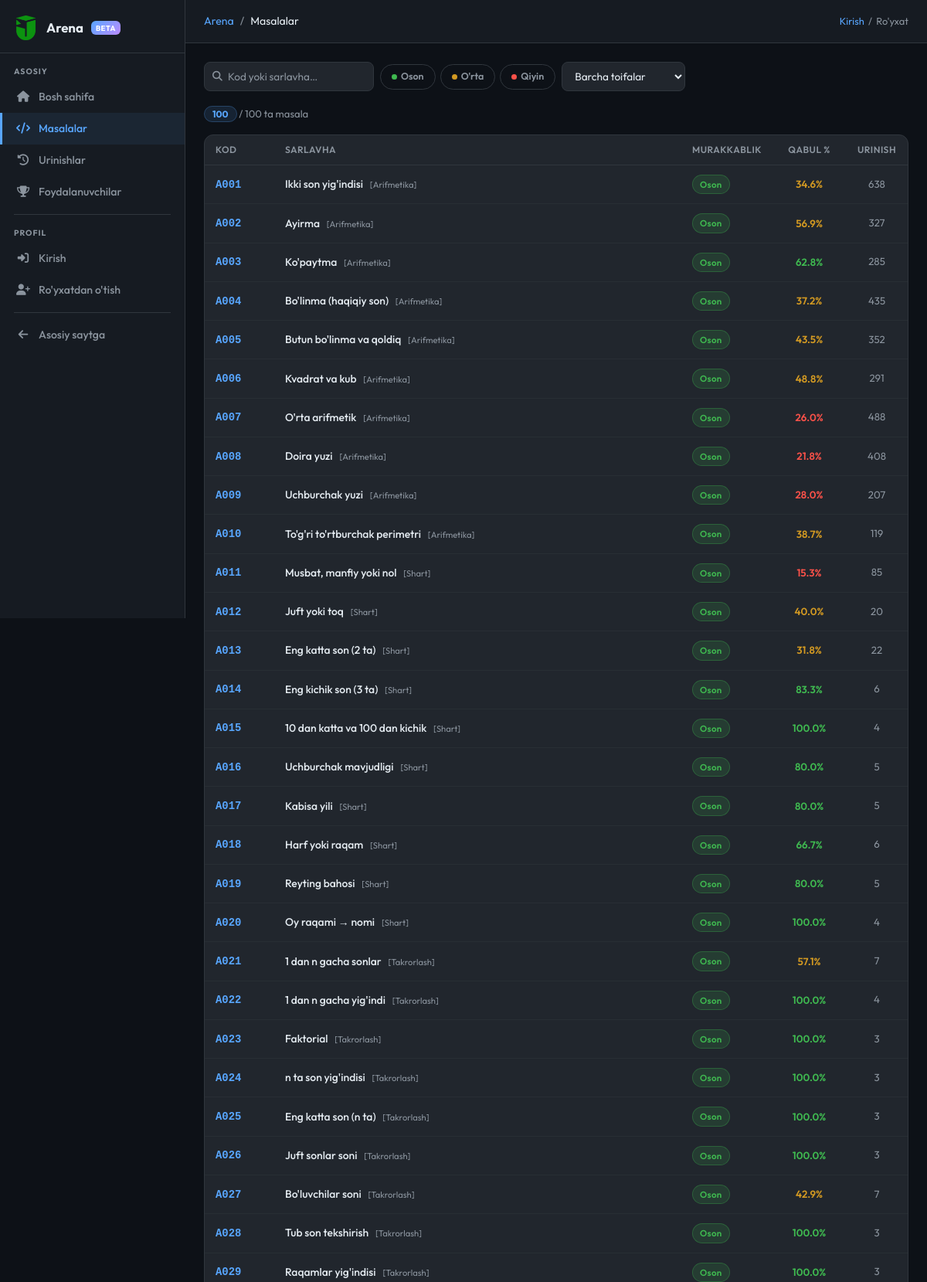
Screenshot of /arena/problems (upper part) with the database file from the repository.
### models.py (models this page shows)
class ArenaProblem(db.Model):
    __tablename__ = 'arena_problems'
    id = db.Column(db.Integer, primary_key=True)
    code = db.Column(db.String(10), unique=True, nullable=False)  # A001, M005
    title = db.Column(db.String(200), nullable=False)
    description = db.Column(db.Text, nullable=False)
    input_format = db.Column(db.Text, default='')
    output_format = db.Column(db.Text, default='')
    constraints = db.Column(db.Text, default='')
    examples = db.Column(db.Text, default='[]')  # JSON: [{input, output, explanation}]
    hidden_tests = db.Column(db.Text, default='[]')  # JSON: [{input, output}] — foydalanuvchiga ko'rsatilmaydi
    difficulty = db.Column(db.String(10), default='easy')   # easy / medium / hard
    category = db.Column(db.String(50), default='general')
    correct_answer = db.Column(db.Text, default='')          # for auto-grading
    time_limit = db.Column(db.Float, default=1.0)            # seconds (display)
    memory_limit = db.Column(db.Integer, default=256)        # MB (display)
    is_active = db.Column(db.Boolean, default=True)
    created_at = db.Column(db.DateTime, default=tashkent_now)
    accepted_count = db.Column(db.Integer, default=0)
    submission_count = db.Column(db.Integer, default=0)
    submissions = db.relationship('ArenaSubmission', backref='problem', lazy='dynamic')
    __table_args__ = (
        db.Index('ix_arena_problem_difficulty', 'difficulty'),
        db.Index('ix_arena_problem_category', 'category'),
        db.Index('ix_arena_problem_active', 'is_active'),
    )

### routes/arena.py (the view)
@arena_bp.route('/problems')
def problems():
    diff     = request.args.get('diff', '')
    cat      = request.args.get('cat', '')
    status_f = request.args.get('status', '')   # solved / unsolved / ''
    search   = request.args.get('q', '').strip()
    q = ArenaProblem.query.filter_by(is_active=True)
    if diff in ('easy', 'medium', 'hard'):
        q = q.filter_by(difficulty=diff)
    if cat:
        q = q.filter_by(category=cat)
    if search:
        q = q.filter(ArenaProblem.title.ilike(f'%{search}%') |
                     ArenaProblem.code.ilike(f'%{search}%'))
    q = q.order_by(ArenaProblem.code)
    all_problems = q.all()
    uid = session.get('arena_user_id')
    solved_ids   = _accepted_set(uid) if uid else set()
    attempted_ids = (_attempted_set(uid) - solved_ids) if uid else set()
    if status_f == 'solved':
        all_problems = [p for p in all_problems if p.id in solved_ids]
    elif status_f == 'unsolved':
        all_problems = [p for p in all_problems if p.id not in solved_ids]
    cats = (db.session.query(ArenaProblem.category)
            .filter_by(is_active=True)
            .distinct()
            .order_by(ArenaProblem.category).all())
    categories = [c[0] for c in cats if c[0]]
    return render_template('arena/problems.html',
                           problems=all_problems,
                           solved_ids=solved_ids,
                           attempted_ids=attempted_ids,
                           categories=categories,
                           current_diff=diff,
                           current_cat=cat,
                           current_status=status_f,
                           search=search)

### routes/arena.py (called while the page is built)
def _current_user():
    uid = session.get('arena_user_id')
    if not uid:
        return None
    return ArenaUser.query.get(uid)

def _is_arena_admin():
    u = _current_user()
    return u is not None and u.username.lower() == ARENA_ADMIN_USERNAME

@arena_bp.context_processor
def _inject():
    u = _current_user()
    if u:
        u.last_seen = tashkent_now()
        try:
            db.session.commit()
        except Exception:
            db.session.rollback()
    return dict(arena_user=u, is_arena_admin=_is_arena_admin())

### templates/arena/problems.html (shortened to what this page needs)
{% extends "arena/base.html" %}
{% block breadcrumb %}<li class="breadcrumb-item active">Masalalar</li>{% endblock %}
{% block content %}
<div class="filter-bar">
  <div class="search-wrap">
    <input class="ar-filter-input" id="fSearch" type="text"
           placeholder="Kod yoki sarlavha…" style="width:220px;"
           value="{{ search }}" autocomplete="off">
  </div>
  <div class="diff-pills">
    <button class="diff-pill" data-diff="easy"
            data-active="{{ '1' if current_diff=='easy' else '0' }}">
      <span style="width:7px;height:7px;border-radius:50%;background:var(--ar-green);display:inline-block;"></span>
      Oson
    </button>
    <button class="diff-pill" data-diff="medium"
            data-active="{{ '1' if current_diff=='medium' else '0' }}">
      <span style="width:7px;height:7px;border-radius:50%;background:var(--ar-yellow);display:inline-block;"></span>
      O'rta
    </button>
    <button class="diff-pill" data-diff="hard"
            data-active="{{ '1' if current_diff=='hard' else '0' }}">
      <span style="width:7px;height:7px;border-radius:50%;background:var(--ar-red);display:inline-block;"></span>
      Qiyin
    </button>
  </div>
  {% if categories %}
  <select class="ar-filter-input" id="fCat" style="width:160px;">
    <option value="">Barcha toifalar</option>
  </select>
  {% endif %}
</div>
<div class="d-flex align-items-center gap-3 mb-3" style="font-size:.82rem; color:var(--ar-muted);">
  <span>
    <span id="visibleCount" class="count-badge">{{ problems|length }}</span>
    / {{ problems|length }} ta masala
  </span>
</div>
<div class="ar-card">
  <table class="ar-table" id="problemTable">
    <thead><tr>
      <th style="width:90px">Kod</th>
      <th>Sarlavha</th>
      <th style="width:115px">Murakkablik</th>
      <th style="width:95px; text-align:center">Qabul %</th>
      <th style="width:80px; text-align:center">Urinish</th>
    </tr></thead>
    <tbody id="problemBody">
    {% for p in problems %}
    <tr data-diff="{{ p.difficulty }}"
        data-cat="{{ p.category|lower }}"
        data-code="{{ p.code|lower }}"
        data-title="{{ p.title|lower }}"
        data-solved="{% if p.id in solved_ids %}solved{% elif p.id in attempted_ids %}attempted{% else %}none{% endif %}">
      <td>
        <a href="{{ url_for('arena.problem_detail', pid=p.id) }}"
           class="code-link"
           style="font-family:'Courier New',monospace; font-weight:700;
                  color:{% if p.id in solved_ids %}var(--ar-green){% elif p.id in attempted_ids %}var(--ar-red){% else %}var(--ar-primary){% endif %};
                  text-decoration:none;">
          {{ p.code }}
        </a>
      </td>
      <td>
        <a href="{{ url_for('arena.problem_detail', pid=p.id) }}"
           class="title-link"
           style="color:var(--ar-text); text-decoration:none; font-weight:500;">
          {{ p.title }}
        </a>
        {% if p.category %}
        <span class="cat-tag" style="font-size:.7rem; color:var(--ar-muted); margin-left:6px;">[{{ p.category }}]</span>
        {% endif %}
      </td>
      <td>
        <span class="ar-badge badge-{{ p.difficulty }}">
          {% if p.difficulty == 'easy' %}Oson{% elif p.difficulty == 'medium' %}O'rta{% else %}Qiyin{% endif %}
        </span>
      </td>
      <td style="text-align:center;">
        {% if p.submission_count %}
          {% set pct = (p.accepted_count / p.submission_count * 100)|round(1) %}
          <span style="color:{% if pct >= 60 %}var(--ar-green){% elif pct >= 30 %}var(--ar-yellow){% else %}var(--ar-red){% endif %}; font-weight:600; font-size:.83rem;">{{ pct }}%</span>
        {% else %}
          <span style="color:var(--ar-muted); font-size:.8rem;">—</span>
        {% endif %}
      </td>
      <td style="text-align:center; color:var(--ar-muted); font-size:.83rem;">{{ p.submission_count }}</td>
    </tr>
    {% endfor %}
    </tbody>
  </table>
</div>
{% endblock %}

### templates/arena/base.html (style rules this page uses)
:root { --ar-bg: #0d1117; --ar-surface: #161b22; --ar-card: #21262d; --ar-border: #30363d; --ar-text: #e6edf3; --ar-muted: #8b949e; --ar-primary: #58a6ff; --ar-green: #3fb950; --ar-red: #f85149; --ar-yellow: #d29922; --ar-purple: #bc8cff; --ar-orange: #ffa657; --sidebar-w: 240px; }
* { box-sizing: border-box; }
body { font-family: 'Outfit', sans-serif; background: var(--ar-bg); color: var(--ar-text); min-height: 100vh; margin: 0; }
.ar-topbar .breadcrumb-item + .breadcrumb-item::before { color: var(--ar-muted); }
.ar-card { background: var(--ar-card); border: 1px solid var(--ar-border); border-radius: 12px; overflow: hidden; }
.badge-easy { background: rgba(63,185,80,.15); color: var(--ar-green); border: 1px solid rgba(63,185,80,.3); }
.ar-badge { display: inline-flex; align-items: center; padding: 3px 9px; border-radius: 20px; font-size: 0.72rem; font-weight: 600; letter-spacing: 0.3px; }
.ar-table { width: 100%; border-collapse: collapse; font-size: 0.87rem; }
.ar-table th { padding: 10px 14px; color: var(--ar-muted); font-weight: 600; font-size: 0.75rem; text-transform: uppercase; letter-spacing: 0.5px; border-bottom: 1px solid var(--ar-border); white-space: nowrap; }
.ar-table td { padding: 12px 14px; border-bottom: 1px solid rgba(48,54,61,.5); vertical-align: middle; }

### templates/arena/problems.html (style rules this page uses)
.filter-bar { display:flex; flex-wrap:wrap; gap:8px; margin-bottom:20px; align-items:center; }
.ar-filter-input { background: var(--ar-card); border: 1px solid var(--ar-border); border-radius: 8px; color: var(--ar-text); padding: 8px 12px; font-family: 'Outfit', sans-serif; font-size: .85rem; outline: none; transition: border-color .15s; cursor: pointer; }
.ar-filter-input::placeholder { color: var(--ar-muted); }
.ar-filter-input option { background: var(--ar-card); color: var(--ar-text); }
.diff-pills { display:flex; gap:6px; }
.diff-pill { display: inline-flex; align-items: center; gap: 5px; padding: 6px 14px; border-radius: 20px; font-size: .78rem; font-weight: 600; border: 1px solid var(--ar-border); background: transparent; color: var(--ar-muted); cursor: pointer; transition: all .15s; user-select: none; }
.search-wrap { position: relative; }
.search-wrap input { padding-left: 30px !important; }
.count-badge { background: rgba(88,166,255,.12); border: 1px solid rgba(88,166,255,.25); color: var(--ar-primary); border-radius: 20px; padding: 2px 10px; font-size: .75rem; font-weight: 700; }

### rows the page displays
ArenaProblem: code "A001", title "Ikki son yig'indisi", category "Arifmetika", difficulty "Oson", pct "34.6", submission_count "638"
ArenaProblem: code "A002", title "Ayirma", category "Arifmetika", difficulty "Oson", pct "56.9", submission_count "327"
ArenaProblem: code "A003", title "Ko'paytma", category "Arifmetika", difficulty "Oson", pct "62.8", submission_count "285"
ArenaProblem: code "A004", title "Bo'linma (haqiqiy son)", category "Arifmetika", difficulty "Oson", pct "37.2", submission_count "435"
ArenaProblem: code "A005", title "Butun bo'linma va qoldiq", category "Arifmetika", difficulty "Oson", pct "43.5", submission_count "352"
ArenaProblem: code "A006", title "Kvadrat va kub", category "Arifmetika", difficulty "Oson", pct "48.8", submission_count "291"
ArenaProblem: code "A007", title "O'rta arifmetik", category "Arifmetika", difficulty "Oson", pct "26.0", submission_count "488"
ArenaProblem: code "A008", title "Doira yuzi", category "Arifmetika", difficulty "Oson", pct "21.8", submission_count "408"
ArenaProblem: code "A009", title "Uchburchak yuzi", category "Arifmetika", difficulty "Oson", pct "28.0", submission_count "207"
ArenaProblem: code "A010", title "To'g'ri to'rtburchak perimetri", category "Arifmetika", difficulty "Oson", pct "38.7", submission_count "119"
ArenaProblem: code "A011", title "Musbat, manfiy yoki nol", category "Shart", difficulty "Oson", pct "15.3", submission_count "85"
ArenaProblem: code "A012", title "Juft yoki toq", category "Shart", difficulty "Oson", pct "40.0", submission_count "20"
ArenaProblem: code "A013", title "Eng katta son (2 ta)", category "Shart", difficulty "Oson", pct "31.8", submission_count "22"
ArenaProblem: code "A014", title "Eng kichik son (3 ta)", category "Shart", difficulty "Oson", pct "83.3", submission_count "6"
ArenaProblem: code "A015", title "10 dan katta va 100 dan kichik", category "Shart", difficulty "Oson", pct "100.0", submission_count "4"
ArenaProblem: code "A016", title "Uchburchak mavjudligi", category "Shart", difficulty "Oson", pct "80.0", submission_count "5"
ArenaProblem: code "A017", title "Kabisa yili", category "Shart", difficulty "Oson", pct "80.0", submission_count "5"
ArenaProblem: code "A018", title "Harf yoki raqam", category "Shart", difficulty "Oson", pct "66.7", submission_count "6"
ArenaProblem: code "A019", title "Reyting bahosi", category "Shart", difficulty "Oson", pct "80.0", submission_count "5"
ArenaProblem: code "A020", title "Oy raqami → nomi", category "Shart", difficulty "Oson", pct "100.0", submission_count "4"
ArenaProblem: code "A021", title "1 dan n gacha sonlar", category "Takrorlash", difficulty "Oson", pct "57.1", submission_count "7"
ArenaProblem: code "A022", title "1 dan n gacha yig'indi", category "Takrorlash", difficulty "Oson", pct "100.0", submission_count "4"
ArenaProblem: code "A023", title "Faktorial", category "Takrorlash", difficulty "Oson", pct "100.0", submission_count "3"
ArenaProblem: code "A024", title "n ta son yig'indisi", category "Takrorlash", difficulty "Oson", pct "100.0", submission_count "3"
ArenaProblem: code "A025", title "Eng katta son (n ta)", category "Takrorlash", difficulty "Oson", pct "100.0", submission_count "3"
ArenaProblem: code "A026", title "Juft sonlar soni", category "Takrorlash", difficulty "Oson", pct "100.0", submission_count "3"
ArenaProblem: code "A027", title "Bo'luvchilar soni", category "Takrorlash", difficulty "Oson", pct "42.9", submission_count "7"
ArenaProblem: code "A028", title "Tub son tekshirish", category "Takrorlash", difficulty "Oson", pct "100.0", submission_count "3"
ArenaProblem: code "A029", title "Raqamlar yig'indisi", category "Takrorlash", difficulty "Oson", pct "100.0", submission_count "3"

### other values shown
{{ problems|length }} "100"
